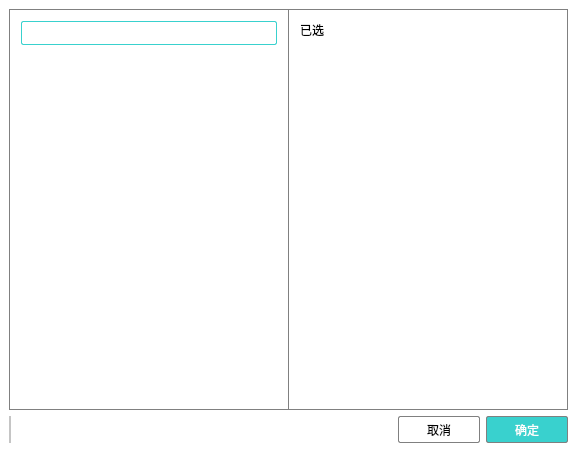
<?xml version="1.0" encoding="UTF-8"?>
<ui version="4.0">
 <class>SelectUserWidget</class>
 <widget class="QWidget" name="SelectUserWidget">
  <property name="geometry">
   <rect>
    <x>0</x>
    <y>0</y>
    <width>577</width>
    <height>452</height>
   </rect>
  </property>
  <property name="windowTitle">
   <string>SelectUserWidget</string>
  </property>
  <property name="styleSheet">
   <string notr="true">
QWidget {
    font-family: &quot;微软雅黑&quot;;
	background-color: rgb(255, 255, 255);
}

#btnOK
{
	border:1px solid gray;
	background-color: rgb(57, 209, 206);
	color: rgb(255, 255, 255);
	border-radius:2px;
	min-width:80px;
	min-height:25px;
}
#btnOK:hover
{
	background-color:rgb(62, 229, 224);
}
#btnOK:pressed
{
	background-color:rgb(47, 175, 171);
}

#btnCancel
{
	border:1px solid gray;
	border-radius:2px;

	background-color: rgb(255, 255, 255);
	min-width:80px;
	min-height:25px;
}
</string>
  </property>
  <layout class="QVBoxLayout" name="verticalLayout_3">
   <property name="leftMargin">
    <number>9</number>
   </property>
   <property name="topMargin">
    <number>9</number>
   </property>
   <property name="rightMargin">
    <number>9</number>
   </property>
   <property name="bottomMargin">
    <number>9</number>
   </property>
   <item>
    <widget class="QFrame" name="frame">
     <property name="styleSheet">
      <string notr="true">
QLineEdit,QTextEdit {
 	color: rgb(0, 0, 0);
    background-color: rgba(0, 0, 0, 0);
	min-height:22px;
	border:1px solid rgb(57, 209, 206);
	border-radius:2px;
}

QLabel {
    color: rgb(0, 0, 0);
}

#labelNickName {
    color: rgb(0, 0, 0);
}
#frame
{
	border:1px solid gray;
}
#frameLeft
{
	border:none;
	border-right:1px solid gray;
}
#frameRight
{
	border:none;
}

QListView
{
	border:none;

}

 QCheckBox {
      
  }

  QCheckBox::indicator {
     height:25px;
      width:35px;
  }

  QCheckBox::indicator:unchecked {
     
	image: url(:/image/resource/关.png);
  }


  QCheckBox::indicator:checked {
      
	image: url(:/image/resource/开.png);
  }

 

 
 </string>
     </property>
     <property name="frameShape">
      <enum>QFrame::StyledPanel</enum>
     </property>
     <property name="frameShadow">
      <enum>QFrame::Raised</enum>
     </property>
     <layout class="QHBoxLayout" name="horizontalLayout_2">
      <property name="spacing">
       <number>0</number>
      </property>
      <property name="leftMargin">
       <number>0</number>
      </property>
      <property name="topMargin">
       <number>0</number>
      </property>
      <property name="rightMargin">
       <number>0</number>
      </property>
      <property name="bottomMargin">
       <number>0</number>
      </property>
      <item>
       <widget class="QFrame" name="frameLeft">
        <property name="frameShape">
         <enum>QFrame::StyledPanel</enum>
        </property>
        <property name="frameShadow">
         <enum>QFrame::Raised</enum>
        </property>
        <layout class="QVBoxLayout" name="verticalLayout">
         <item>
          <widget class="QLineEdit" name="lineEditSearch">
           <property name="clearButtonEnabled">
            <bool>true</bool>
           </property>
          </widget>
         </item>
         <item>
          <widget class="QListView" name="listView">
           <property name="editTriggers">
            <set>QAbstractItemView::NoEditTriggers</set>
           </property>
          </widget>
         </item>
        </layout>
       </widget>
      </item>
      <item>
       <widget class="QFrame" name="frameRight">
        <property name="frameShape">
         <enum>QFrame::StyledPanel</enum>
        </property>
        <property name="frameShadow">
         <enum>QFrame::Raised</enum>
        </property>
        <layout class="QVBoxLayout" name="verticalLayout_2">
         <item>
          <widget class="QLabel" name="label">
           <property name="text">
            <string>已选</string>
           </property>
          </widget>
         </item>
         <item>
          <widget class="QListView" name="listViewSelected">
           <property name="styleSheet">
            <string notr="true">QTreeView::indicator:checked 
{ 

subcontrol-position:  right center;

}</string>
           </property>
           <property name="editTriggers">
            <set>QAbstractItemView::NoEditTriggers</set>
           </property>
          </widget>
         </item>
        </layout>
       </widget>
      </item>
     </layout>
    </widget>
   </item>
   <item>
    <layout class="QHBoxLayout" name="horizontalLayout">
     <item>
      <widget class="QFrame" name="frame_2">
       <property name="frameShape">
        <enum>QFrame::StyledPanel</enum>
       </property>
       <property name="frameShadow">
        <enum>QFrame::Raised</enum>
       </property>
       <layout class="QHBoxLayout" name="horizontalLayout_3">
        <property name="leftMargin">
         <number>0</number>
        </property>
        <property name="topMargin">
         <number>0</number>
        </property>
        <property name="rightMargin">
         <number>0</number>
        </property>
        <property name="bottomMargin">
         <number>0</number>
        </property>
       </layout>
      </widget>
     </item>
     <item>
      <spacer name="horizontalSpacer">
       <property name="orientation">
        <enum>Qt::Horizontal</enum>
       </property>
       <property name="sizeHint" stdset="0">
        <size>
         <width>40</width>
         <height>20</height>
        </size>
       </property>
      </spacer>
     </item>
     <item>
      <widget class="QPushButton" name="btnCancel">
       <property name="text">
        <string>取消</string>
       </property>
      </widget>
     </item>
     <item>
      <widget class="QPushButton" name="btnOK">
       <property name="text">
        <string>确定</string>
       </property>
      </widget>
     </item>
    </layout>
   </item>
  </layout>
 </widget>
 <layoutdefault spacing="6" margin="11"/>
 <resources/>
 <connections/>
</ui>
